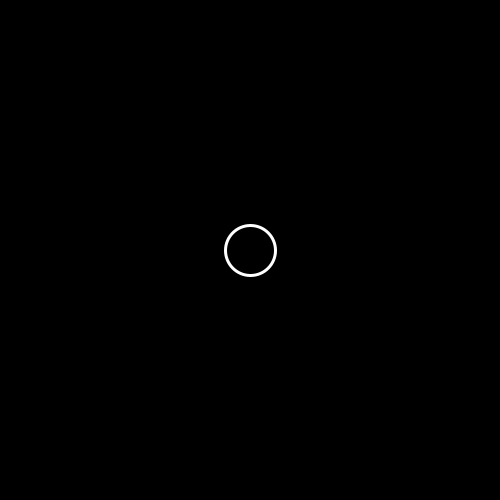
Frame 1 (no input)
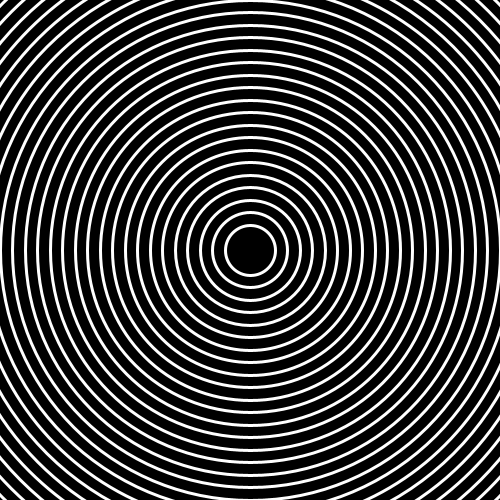
Frame 60 (the mouse pressed at the canvas centre just before this capture)
Frame 120 (the mouse held since frame 60 and released just before this capture): identical to frame 60, image omitted

The Processing sketch that drew these frames (run headless with seeded random() and noise(); from frame 60 on, the mouse is pressed at the canvas centre):

// Processing sketch: processing_31481
// ── processing_31481.pde

int rabbit = 50;
int y = 250;

void setup(){
  size(500,500);
  noFill();
  loop();
  background(0);


}

void draw(){;
  
//  while(rabbit < 500){
  stroke(255);
  strokeWeight(3);
  noFill();
  ellipse(250, y, rabbit, rabbit);
  rabbit = rabbit + 25;

}
